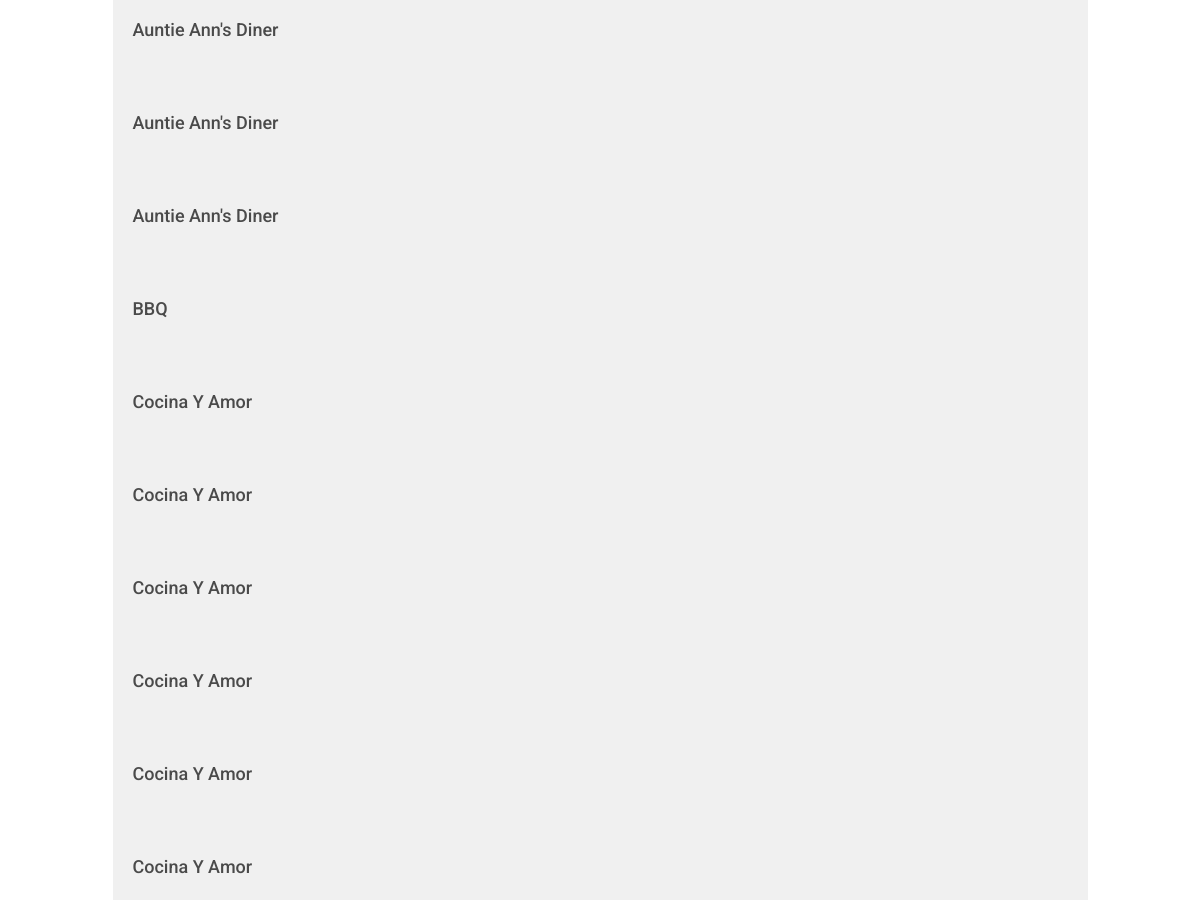
Page /restaurant/ (middle part) on the earlier database version.
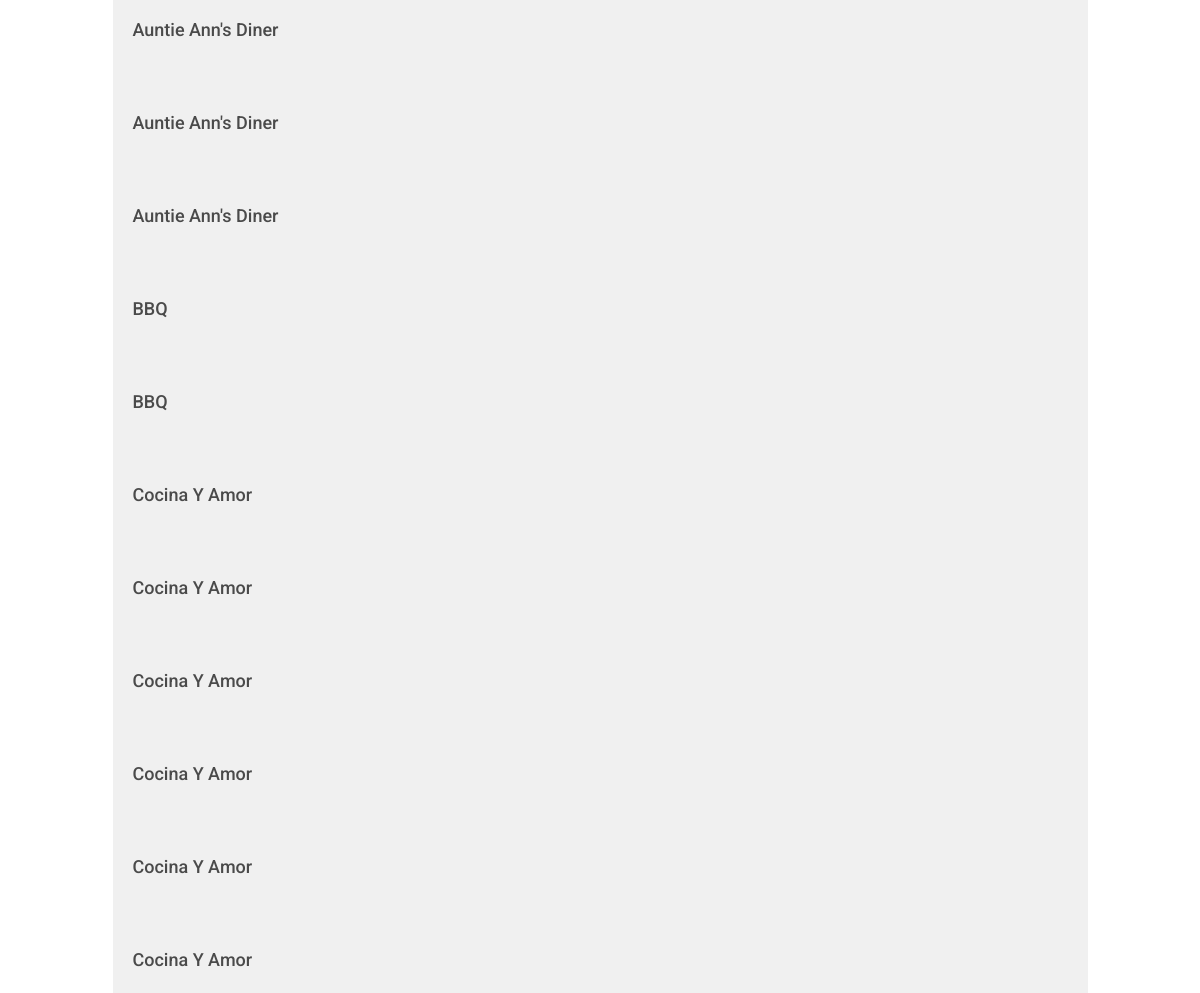
Same page on the later database version.
### database_setup.py (models this page shows, shortened)
class Restaurant(Base):
    __tablename__ = 'restaurant'
    id = Column(Integer, primary_key=True)
    name = Column(String(250), nullable=False)
    user_id = Column(Integer,ForeignKey('user.id'))
    user = relationship(User)

### project.py (the view)
@app.route('/')
@app.route('/restaurant/')
def showRestaurants():
  restaurants = session.query(Restaurant).order_by(asc(Restaurant.name))
  if 'username' not in login_session:
    return render_template('publicrestaurant.html',restaurants = restaurants)
  else:
    return render_template('restaurants.html', restaurants = restaurants)

### templates/publicrestaurant.html (shortened to what this page needs)
{% extends "main.html" %}
{% block content %}
    {% for restaurant in restaurants %}
        <a href = "{{url_for('showMenu', restaurant_id = restaurant.id)}}">
            <div class="row">
                <div class="col-md-1"></div>
                    <div class="col-md-10 restaurant-list">
                        <h3>{{restaurant.name}}</h3>
                    </div>
                <div class="col-md-1"></div>
            </div>
        </a>
    {% endfor %}
{% endblock %}

### templates/main.html (shortened to what this page needs)
<!DOCTYPE html>
<html lang="en">
	<head>
		<link rel="stylesheet" href="//netdna.bootstrapcdn.com/bootstrap/3.1.1/css/bootstrap.min.css">
		<link rel=stylesheet type=text/css href="{{ url_for('static', filename='styles.css') }}">
	</head>
	<body>
		<div class="container">
			{% block content %}
			{% endblock %}
		</div>
	</body>
</html>

### static/styles.css (style rules this page uses)
* { font-family: "Helvetica Neue Bold", Roboto, Helvetica, Arial, sans-serif; font-weight: 700; }
h3 { font-size: 18px; color: #4A4A4A; line-height: 23px; }
a { font-size: 14px; color: #0093B9; line-height: 17px; }
.restaurant-list { background-color: #F0F0F0; padding: 20px; u }

Differences in the rows shown:
added Restaurant: name "BBQ"
